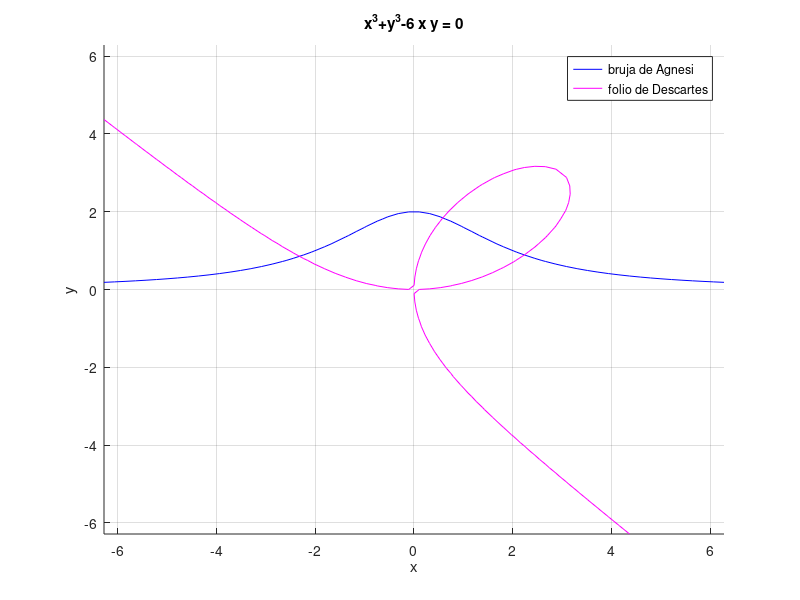

Reproduce this figure in MATLAB.

hold on
grid on

% bruja de agnesi
f='(x^2+4)*y-8';

% folio de Descartes
g='x^3+y^3-6*x*y';

f_g = ezplot(f);
g_g = ezplot(g);

set(f_g, 'color', 'b');
set(g_g, 'color', 'm');

legend('bruja de Agnesi', 'folio de Descartes');

hold off
